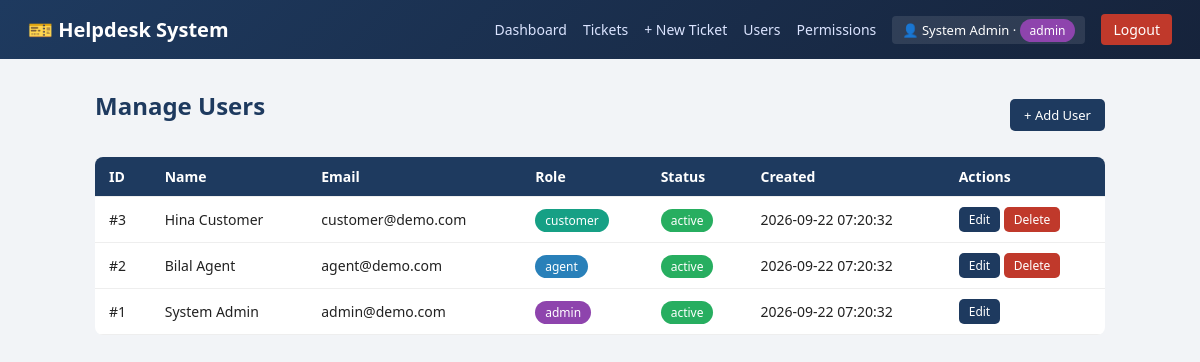
The page /admin/users.php (signed in) on the database its author committed.
### tables this page shows
CREATE TABLE users (
    id INT AUTO_INCREMENT PRIMARY KEY,
    full_name VARCHAR(100) NOT NULL,
    email VARCHAR(100) NOT NULL UNIQUE,
    password VARCHAR(255) NOT NULL,
    role_id INT NOT NULL,
    status ENUM('active','inactive') NOT NULL DEFAULT 'active',
    created_at TIMESTAMP DEFAULT CURRENT_TIMESTAMP,
    FOREIGN KEY (role_id) REFERENCES roles(id) ON DELETE RESTRICT
);

CREATE TABLE roles (
    id INT AUTO_INCREMENT PRIMARY KEY,
    name VARCHAR(50) NOT NULL UNIQUE
);

### includes/functions.php (called while the page is built, shortened)
<?php
function isLoggedIn() {
    return isset($_SESSION['user_id']);
}
function currentUser() {
    return [
        'id'      => $_SESSION['user_id'],
        'name'    => $_SESSION['user_name'],
        'email'   => $_SESSION['user_email'],
        'role'    => $_SESSION['user_role'],
        'role_id' => $_SESSION['role_id'],
    ];
}
function e($str) {
    return htmlspecialchars($str ?? '', ENT_QUOTES, 'UTF-8');
}
function hasPermission(mysqli $conn, $permissionKey) {
    if ($_SESSION['user_role'] === 'admin') return true;
    $keys = getRolePermissionKeys($conn, $_SESSION['role_id']);
    return in_array($permissionKey, $keys, true);
}

### admin/users.php (the view, shortened to what this page needs)
<?php
require_once __DIR__ . '/../config/config.php';
require_once __DIR__ . '/../includes/functions.php';
$canAdd    = hasPermission($conn, 'users_add');
$canEdit   = hasPermission($conn, 'users_edit');
$canDelete = hasPermission($conn, 'users_delete');
$sql = "SELECT u.*, r.name AS role_name FROM users u JOIN roles r ON u.role_id = r.id ORDER BY u.id DESC";
$users = mysqli_fetch_all(mysqli_query($conn, $sql), MYSQLI_ASSOC);
include __DIR__ . '/../includes/header.php';
?>
<div class="actions-bar">
    <h2 class="page-title">Manage Users</h2>
    <?php if ($canAdd): ?>
        <a class="btn" href="<?= BASE_URL ?>/admin/user_add.php">+ Add User</a>
    <?php endif; ?>
</div>
<table>
    <tr><th>ID</th><th>Name</th><th>Email</th><th>Role</th><th>Status</th><th>Created</th><th>Actions</th></tr>
    <?php foreach ($users as $u): ?>
    <tr>
        <td>#<?= $u['id'] ?></td>
        <td><?= e($u['full_name']) ?></td>
        <td><?= e($u['email']) ?></td>
        <td><span class="badge <?= e($u['role_name']) ?>"><?= e($u['role_name']) ?></span></td>
        <td><span class="badge <?= e($u['status']) ?>"><?= e($u['status']) ?></span></td>
        <td><?= e($u['created_at']) ?></td>
        <td>
            <?php if ($canEdit): ?>
                <a class="btn small" href="<?= BASE_URL ?>/admin/user_edit.php?id=<?= $u['id'] ?>">Edit</a>
            <?php endif; ?>
            <?php if ($canDelete && $u['id'] != $_SESSION['user_id']): ?>
                <a class="btn small danger" href="<?= BASE_URL ?>/admin/user_delete.php?id=<?= $u['id'] ?>"
                   onclick="return confirm('Delete this user permanently?');">Delete</a>
            <?php endif; ?>
        </td>
    </tr>
    <?php endforeach; ?>
</table>
<?php include __DIR__ . '/../includes/footer.php'; ?>

### includes/header.php (shortened to what this page needs)
<?php
$user = currentUser();
?>
<!DOCTYPE html>
<html lang="en">
<head>
<link rel="stylesheet" href="<?= BASE_URL ?>/assets/css/style.css">
</head>
<body>
<nav class="navbar">
    <div class="brand">🎫 Helpdesk System</div>
    <div class="nav-links">
        <?php if ($user): ?>
            <a href="<?= BASE_URL ?>/dashboard.php">Dashboard</a>
            <?php if (hasPermission($conn, 'tickets_view_all') || hasPermission($conn, 'tickets_view_assigned') || hasPermission($conn, 'tickets_view_own')): ?>
                <a href="<?= BASE_URL ?>/tickets.php">Tickets</a>
            <?php endif; ?>
            <?php if (hasPermission($conn, 'tickets_create')): ?>
                <a href="<?= BASE_URL ?>/ticket_create.php">+ New Ticket</a>
            <?php endif; ?>
            <?php if (hasPermission($conn, 'users_view')): ?>
                <a href="<?= BASE_URL ?>/admin/users.php">Users</a>
            <?php endif; ?>
            <?php if ($user['role'] === 'admin'): ?>
                <a href="<?= BASE_URL ?>/admin/permissions.php">Permissions</a>
            <?php endif; ?>
            <span class="user-info">👤 <?= e($user['name']) ?> &middot; <span class="badge <?= e($user['role']) ?>"><?= e($user['role']) ?></span></span>
            <a href="<?= BASE_URL ?>/logout.php" class="logout">Logout</a>
        <?php endif; ?>
    </div>
</nav>
<div class="container">

### assets/css/style.css (style rules this page uses)
* { box-sizing: border-box; }
body { margin: 0; font-family: 'Segoe UI', Tahoma, Arial, sans-serif; background: #f2f4f7; color: #222; }
a { color: inherit; }
.navbar { background: linear-gradient(135deg, #1e3a5f, #16233b); color: #fff; padding: 14px 28px; display: flex; justify-content: space-between; align-items: center; flex-wrap: wrap; }
.navbar .brand { font-weight: bold; font-size: 20px; }
.navbar .nav-links { display: flex; align-items: center; gap: 16px; flex-wrap: wrap; }
.navbar a { color: #dbe4ff; text-decoration: none; font-size: 14px; }
.navbar .logout { background: #c0392b; padding: 6px 12px; border-radius: 4px; color: #fff; }
.navbar .user-info { font-size: 13px; background: rgba(255,255,255,0.1); padding: 5px 10px; border-radius: 4px; }
.container { max-width: 1050px; margin: 30px auto; padding: 0 20px 60px; }
table { width: 100%; border-collapse: collapse; background: #fff; border-radius: 8px; overflow: hidden; }
table th, table td { padding: 10px 14px; border-bottom: 1px solid #eee; text-align: left; font-size: 14px; vertical-align: middle; }
table th { background: #1e3a5f; color: #fff; }
.badge { padding: 3px 10px; border-radius: 12px; font-size: 12px; color: #fff; white-space: nowrap; }
.badge.admin { background: #8e44ad; }
.badge.agent { background: #2980b9; }
.badge.customer { background: #16a085; }
.badge.active { background: #27ae60; }
.btn { display: inline-block; padding: 7px 14px; border-radius: 5px; border: none; background: #1e3a5f; color: #fff; text-decoration: none; font-size: 13px; cursor: pointer; }
.btn.small { padding: 4px 10px; font-size: 12px; }
.btn.danger { background: #c0392b; }
.actions-bar { display: flex; justify-content: space-between; align-items: center; margin-bottom: 15px; flex-wrap: wrap; gap: 10px; }
h2.page-title { color: #1e3a5f; margin-top: 0; }

### rows shown on the page
users: full_name "System Admin", id "1", email "admin@demo.com", role.name "admin", status "active", created_at "2026-09-22 07:20:32"
roles: name "admin"
users: id "3", full_name "Hina Customer", email "customer@demo.com", role.name "customer", status "active", created_at "2026-09-22 07:20:32"
users: id "2", full_name "Bilal Agent", email "agent@demo.com", role.name "agent", status "active", created_at "2026-09-22 07:20:32"
